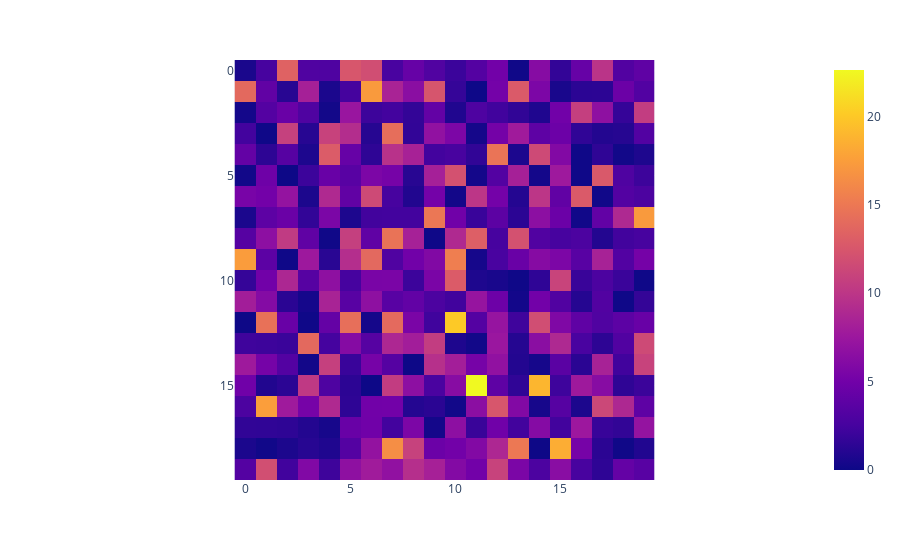

The notebook cell this image was saved under:
### Code cell
fig = px.imshow(np.random.chisquare(np.random.chisquare(5, (20,20))))
fig.show()

### Figure 1 — Plotly figure (JSON) as saved in the notebook; plotly's stock layout.template omitted (floating-point values rounded to 4 significant figures; data arrays with more than 128 entries replaced by an {"elided": "..."} marker saying what was removed)
{"data": [{"coloraxis": "coloraxis", "hovertemplate": "x: %{x}<br>y: %{y}<br>color: %{z}<extra></extra>", "name": "0", "type": "heatmap", "xaxis": "x", "yaxis": "y", "z": {"elided": "20x20 float values"}}], "layout": {"coloraxis": {"colorscale": [[0, "#0d0887"], [0.1111, "#46039f"], [0.2222, "#7201a8"], [0.3333, "#9c179e"], [0.4444, "#bd3786"], [0.5556, "#d8576b"], [0.6667, "#ed7953"], [0.7778, "#fb9f3a"], [0.8889, "#fdca26"], [1, "#f0f921"]]}, "margin": {"t": 60}, "xaxis": {"anchor": "y", "constrain": "domain", "domain": [0, 1], "scaleanchor": "y"}, "yaxis": {"anchor": "x", "autorange": "reversed", "constrain": "domain", "domain": [0, 1]}}}
